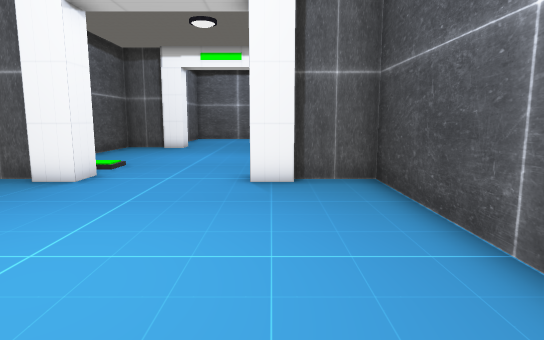
view 1 (above)

13 first-person views from a walk through a scene from a Unity 3-D project. The camera is 1.4 m above the floor, tilts 8° down and sees 75° across. The floor is counted in squares, 1 m on a side. Each view is taken from the middle of a square. On the plan, view 1 faces up. The plan holds only what a view shows up to about 15 squares ahead; the rest is blank. The place goes on beyond the plan. The player character is not drawn. Door leaves are left out, so doorways stand open.

view 2
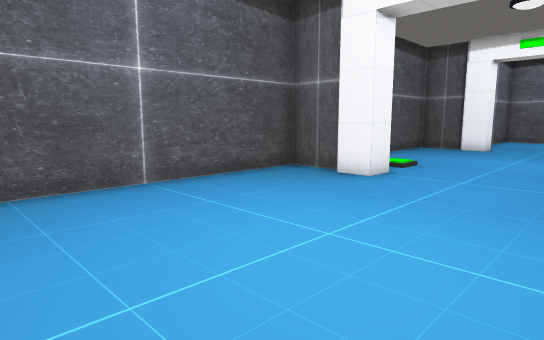

view 3
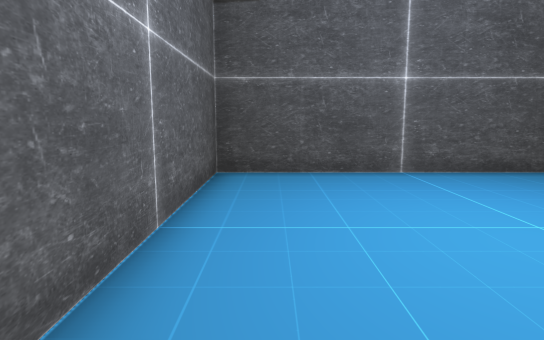

view 4
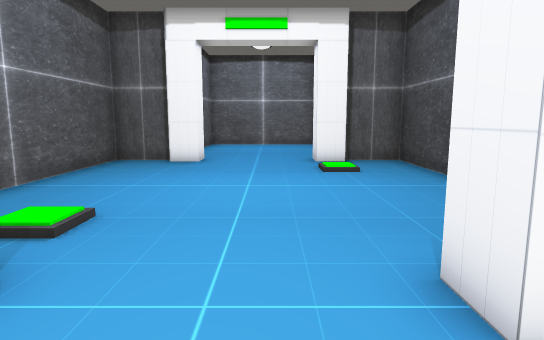

view 5
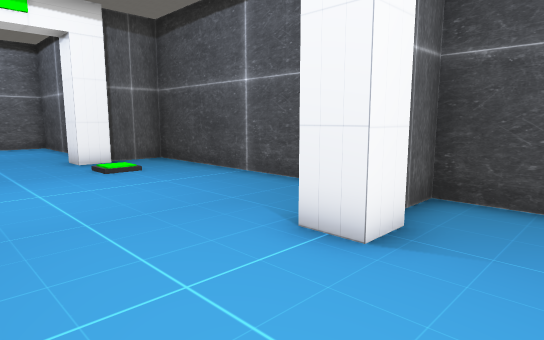

view 6
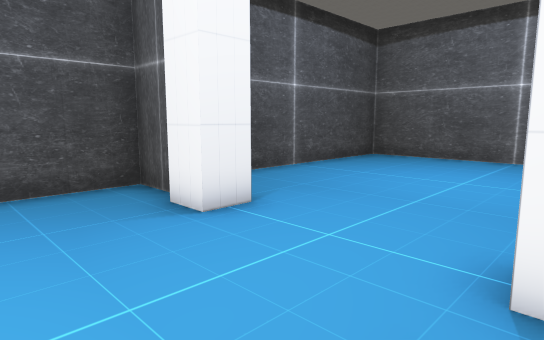

view 7
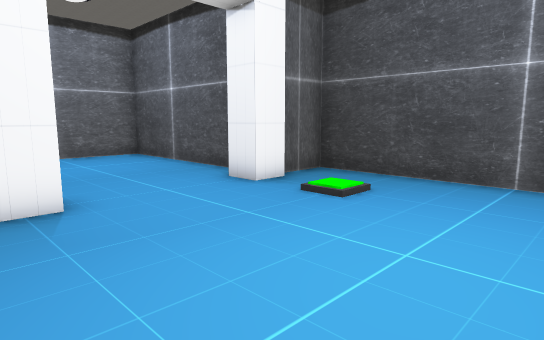

view 8
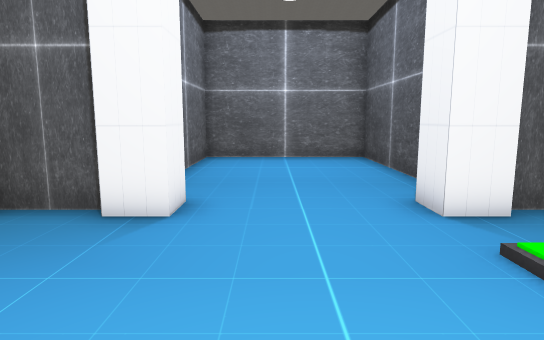

view 9
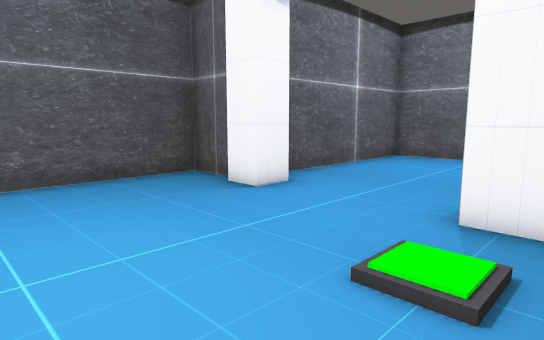

view 10
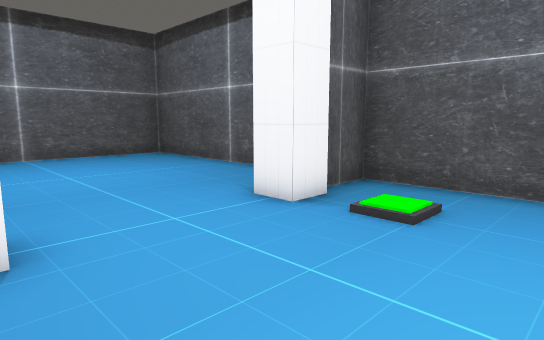

view 11
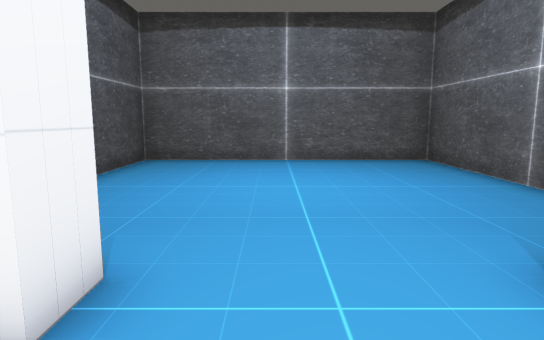

view 12
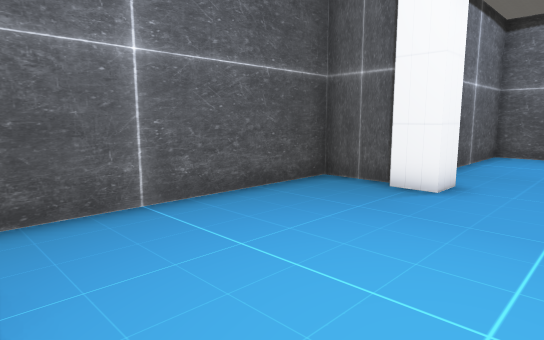

view 13
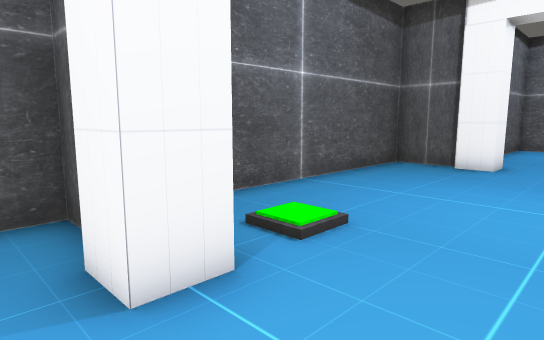

### Floor plan
Points are (right, up) in squares from view 1. A wall is a line through its corners. A room is listed if a view was taken in it or the views show most of it. See-through windows are left out.
Room 1 (views 1, 2, 3, 4, 5, 13)
walls: (-4.5, 8) (-5.5, 8); (-5.8, 8.4) (-7.5, 8.4); (0.6, 8) (-0.5, 8); (-7.5, 9) (-7.5, -1.5) (2.5, -1.5) (2.5, 9); (2.6, 8.4) (0.5, 8.4)
ways out: open door at (-2.5, 8.5) to room 2
Room 2 (views 6, 7, 8, 9, 10, 11, 12)
walls: (-4.5, 18.1) (-5.5, 18.1); (-5.5, 18.5) (-7.5, 18.5) (-7.5, 9); (0.6, 18.1) (-0.5, 18.1); (-0.5, 9) (0.5, 9); (-5.6, 9) (-4.5, 9); (1.1, 8.6) (2.5, 8.6); (-7.6, 8.6) (-6, 8.6); (2.5, 9) (2.5, 18.5) (0.5, 18.5)
ways out: open door at (-2.5, 8.5) to room 1; open door at (-2.5, 18.5) to room 3
objects: other object (-5, 11); other object (0, 16)
Room 3 (no view inside)
walls: (0.5, 20.3) (0.5, 26.5) (-5.5, 26.5) (-5.5, 20.1)
ways out: open door at (-2.5, 18.5) to room 2

Where each view was taken, in squares from view 1:
view 1: 0 up, 0 right, facing up
view 2: 0 up, 0 right, facing up-left
view 3: 0 up, 2 right, facing left
view 4: 6 up, 2 left, facing up
view 5: 6 up, 4 left, facing up-right
view 6: 12 up, 5 left, facing down-right
view 7: 12 up, 6 left, facing up-right
view 8: 13 up, 3 left, facing up
view 9: 13 up, 1 right, facing up-left
view 10: 13 up, 0 right, facing down-left
view 11: 11 up, 2 left, facing down
view 12: 11 up, 2 left, facing up-left
view 13: 7 up, 2 left, facing up-left
